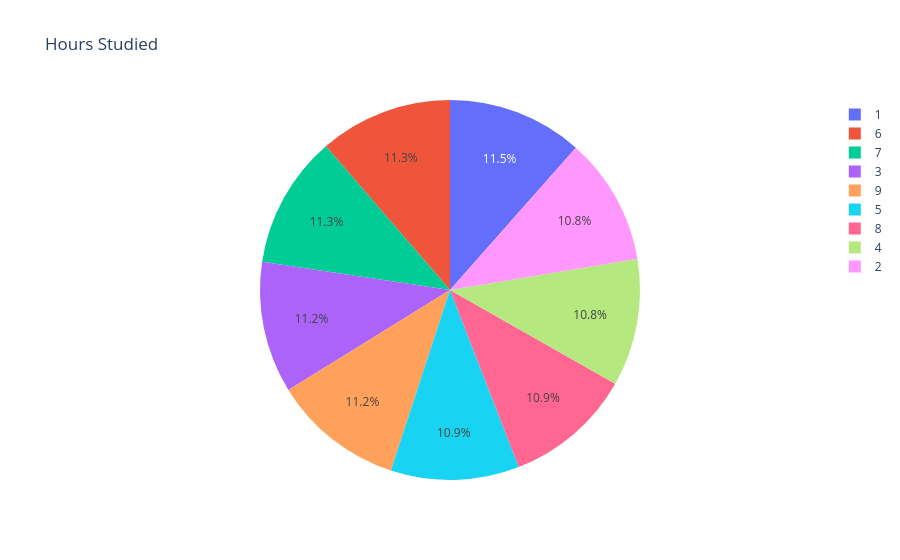

Notebook source saved alongside this figure:
### Code cell
fig = px.pie(df,names=df["Hours Studied"],title="Hours Studied")
fig.show()

### Figure 1 — Plotly figure (JSON) as saved in the notebook; plotly's stock layout.template omitted (floating-point values rounded to 4 significant figures; data arrays with more than 128 entries replaced by an {"elided": "..."} marker saying what was removed)
{"data": [{"domain": {"x": [0, 1], "y": [0, 1]}, "hovertemplate": "Hours Studied=%{label}<extra></extra>", "labels": {"elided": "10000 int values"}, "legendgroup": "", "name": "", "showlegend": true, "type": "pie"}], "layout": {"legend": {"tracegroupgap": 0}, "title": {"text": "Hours Studied"}}}
